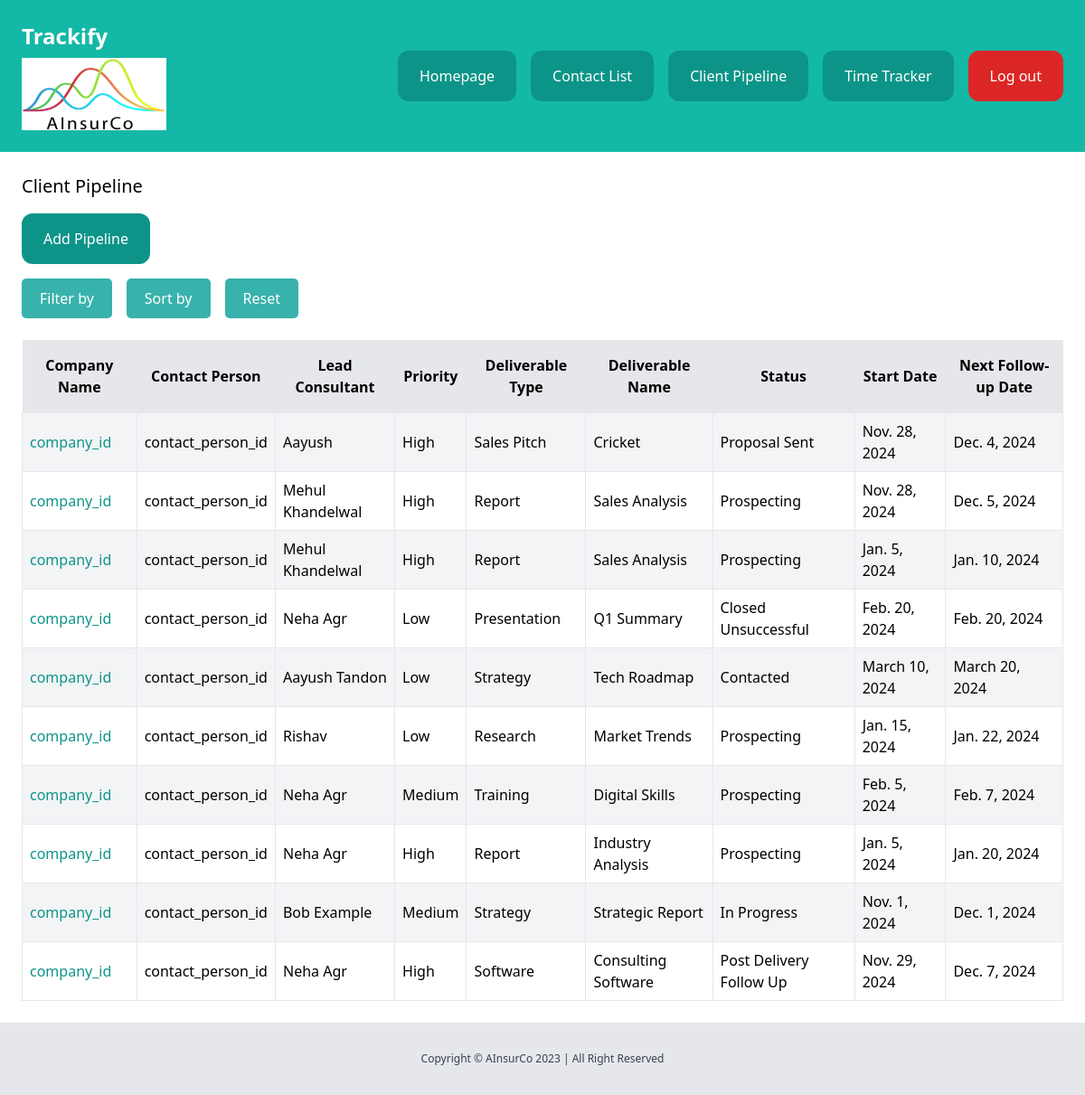
The page /dashboard/clients/ (signed in) on the database as committed earlier.
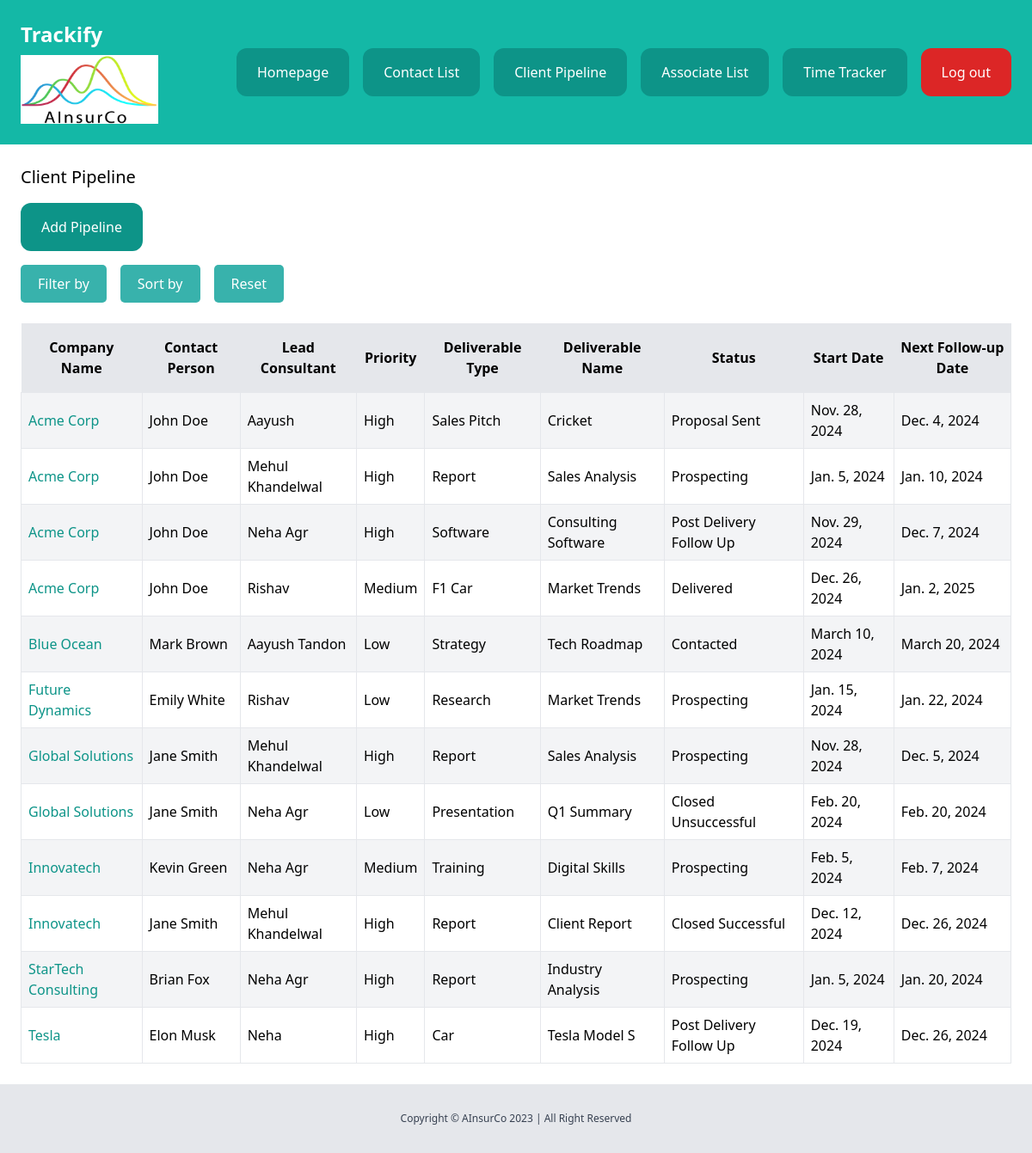
The same page on the database as committed later.
### client/models.py (models this page shows, shortened)
class CLient(models.Model):
    LOW = 'low'
    MEDIUM = 'medium'
    HIGH = 'high'
    CHOICES_PRIORITY = (
        (LOW, 'Low'),
        (MEDIUM, 'Medium'),
        (HIGH, 'High'),
    )
    INACTIVE = 'inactive'
    PROSPECTING = 'prospecting'
    CONTACTED = 'contacted'
    PROPOSAL_SENT = 'proposal_sent'
    ACTIVE = 'active'
    ON_HOLD = 'on_hold'
    DELIVERED = 'delivered'
    POST_DEL = 'post_delivery_follow_up'
    CLOSED_SUCCESSFUL = 'closed_successful'
    CLOSED_UNSUCCESSFUL = 'closed_unsuccessful'
    CHOICES_STATUS = (
        (INACTIVE, 'Inactive'),
        (PROSPECTING, 'Prospecting'),
        (CONTACTED, 'Contacted'),
        (PROPOSAL_SENT, 'Proposal Sent'),
        (ACTIVE, 'Active'),
        (ON_HOLD, 'On Hold'),
        (DELIVERED, 'Delivered'),
        (POST_DEL, 'Post Delivery Follow Up'),
        (CLOSED_SUCCESSFUL, 'Closed Successful'),
        (CLOSED_UNSUCCESSFUL, 'Closed Unsuccessful'),
    )
    company = models.CharField(max_length=255)
    contact_person = models.CharField(max_length=255)
    lead_consultant = models.CharField(max_length=255)
    priority = models.CharField(max_length=20, choices=CHOICES_PRIORITY, default=MEDIUM)
    deliverable_type = models.CharField(max_length=255)
    deliverable_name = models.CharField(max_length=255)
    status = models.CharField(max_length=30, choices=CHOICES_STATUS, default=INACTIVE)
    feedback = models.TextField(blank=True, null=True)
    start_date = models.DateField()
    next_followup = models.DateField()
    created_by = models.ForeignKey(User, related_name='clients', on_delete=models.CASCADE)

### client/views.py (the view)
# urls.py: path('', views.clients_list, name='clients_list'),
@login_required
def clients_list(request):
    clients = CLient.objects.all()
    companies = CLient.objects.values_list('company', flat=True).distinct()
    contact_people = CLient.objects.values_list('contact_person', flat=True).distinct()
    consultants = CLient.objects.values_list('lead_consultant', flat=True).distinct()
    priorities = CLient.objects.values_list('priority', flat=True).distinct()
    deliverable_types = CLient.objects.values_list('deliverable_type', flat=True).distinct()
    statuses = CLient.objects.values_list('status', flat=True).distinct()
    if 'company' in request.GET:
        clients = clients.filter(company=request.GET['company'])
    if 'contact_person' in request.GET:
        clients = clients.filter(contact_person=request.GET['contact_person'])
    if 'lead_consultant' in request.GET:
        clients = clients.filter(lead_consultant=request.GET['lead_consultant'])
    if 'priority' in request.GET:
        clients = clients.filter(priority=request.GET['priority'])
    if 'deliverable_type' in request.GET:
        clients = clients.filter(deliverable_type=request.GET['deliverable_type'])
    if 'status' in request.GET:
        clients = clients.filter(status=request.GET['status'])
    sort_by = request.GET.get('sort_by', 'company')
    clients = clients.order_by(sort_by)
    return render(request, 'client/clients_list.html', {
        'clients': clients,
        'companies': companies,
        'contact_people': contact_people,
        'consultants': consultants,
        'priorities': priorities,
        'deliverable_types': deliverable_types,
        'statuses': statuses,
    })

### core/context_processors.py (called while the page is built)
def is_cofounder(request):
    if request.user.is_authenticated:
        return {'is_cofounder': request.user.groups.filter(name="Co-Founders").exists()}
    return {'is_cofounder': False}

### client/templates/client/clients_list.html (shortened to what this page needs)
{% extends 'core/base.html' %}
{% load static %}
{% block content %}
<div class="py-6 px-6">
    <h1 class="mb-4 text-xl">Client Pipeline</h1>
    <a href="{% url 'add_client' %}" class="inline-block py-4 px-6 bg-teal-600 rounded-xl text-white">Add Pipeline</a>
    <div class="flex items-center space-x-4 mt-4 mb-6">
        <div class="relative dropdown">
            <button class="dropdown-button">Filter by</button>
        </div>
        <div class="relative dropdown">
            <button class="dropdown-button">Sort by</button>
        </div>
        <a href="{% url 'clients_list' %}" class="dropdown-button bg-teal-600">Reset</a>
    </div>
    <div class="mt-6">
        <table class="min-w-full bg-white">
            <thead>
                <tr>
                    <th class="py-4 px-2 bg-gray-200 font-semibold">Company Name</th>
                    <th class="py-4 px-2 bg-gray-200 font-semibold">Contact Person</th>
                    <th class="py-4 px-2 bg-gray-200 font-semibold">Lead Consultant</th>
                    <th class="py-4 px-2 bg-gray-200 font-semibold">Priority</th>
                    <th class="py-4 px-2 bg-gray-200 font-semibold">Deliverable Type</th>
                    <th class="py-4 px-2 bg-gray-200 font-semibold">Deliverable Name</th>
                    <th class="py-4 px-2 bg-gray-200 font-semibold">Status</th>
                    <th class="py-4 px-2 bg-gray-200 font-semibold">Start Date</th>
                    <th class="py-4 px-2 bg-gray-200 font-semibold">Next Follow-up Date</th>
                </tr>
            </thead>
            <tbody>
                {% for client in clients %}
                <tr class="{% cycle 'bg-gray-100' '' %}">
                    <td class="py-2 px-2 border">
                        <a href="{% url 'clients_edit' client.id %}" class="text-teal-600 hover:underline">{{ client.company }}</a>
                    </td>
                    <td class="py-2 px-2 border">{{ client.contact_person }}</td>
                    <td class="py-2 px-2 border">{{ client.lead_consultant }}</td>
                    <td class="py-2 px-2 border">{{ client.get_priority_display }}</td>
                    <td class="py-2 px-2 border">{{ client.deliverable_type }}</td>
                    <td class="py-2 px-2 border">{{ client.deliverable_name }}</td>
                    <td class="py-2 px-2 border">{{ client.get_status_display }}</td>
                    <td class="py-2 px-2 border">{{ client.start_date }}</td>
                    <td class="py-2 px-2 border">{{ client.next_followup }}</td>
                </tr>
                {% endfor %}
            </tbody>
        </table>
    </div>
</div>
{% endblock %}

Rows that differ between the two databases and show on the page:
removed CLient: company "company_id", contact_person "contact_person_id", lead_consultant "Bob Example", priority "Medium", deliverable_type "Strategy", deliverable_name "Strategic Report", status "In Progress", start_date "Nov. 1, 2024", next_followup "Dec. 1, 2024"
changed CLient "Aayush": company "company_id" → "Acme Corp"; contact_person "contact_person_id" → "John Doe"
changed CLient "Jan. 10, 2024": company "company_id" → "Acme Corp"; contact_person "contact_person_id" → "John Doe"
changed CLient "Software": company "company_id" → "Acme Corp"; contact_person "contact_person_id" → "John Doe"; moves up the list
added CLient: company "Acme Corp", contact_person "John Doe", lead_consultant "Rishav", priority "Medium", deliverable_type "F1 Car", deliverable_name "Market Trends", status "Delivered", start_date "Dec. 26, 2024", next_followup "Jan. 2, 2025"
changed CLient "Aayush Tandon": company "company_id" → "Blue Ocean"; contact_person "contact_person_id" → "Mark Brown"
changed CLient "Research": company "company_id" → "Future Dynamics"; contact_person "contact_person_id" → "Emily White"
changed CLient "Dec. 5, 2024": company "company_id" → "Global Solutions"; contact_person "contact_person_id" → "Jane Smith"; moves down the list
changed CLient "Presentation": company "company_id" → "Global Solutions"; contact_person "contact_person_id" → "Jane Smith"; moves down the list
changed CLient "Training": company "company_id" → "Innovatech"; contact_person "contact_person_id" → "Kevin Green"
added CLient: company "Innovatech", contact_person "Jane Smith", lead_consultant "Mehul Khandelwal", priority "High", deliverable_type "Report", deliverable_name "Client Report", status "Closed Successful", start_date "Dec. 12, 2024", next_followup "Dec. 26, 2024"
changed CLient "Industry Analysis": company "company_id" → "StarTech Consulting"; contact_person "contact_person_id" → "Brian Fox"
added CLient: company "Tesla", contact_person "Elon Musk", lead_consultant "Neha", priority "High", deliverable_type "Car", deliverable_name "Tesla Model S", status "Post Delivery Follow Up", start_date "Dec. 19, 2024", next_followup "Dec. 26, 2024"
Other text that changed with them:
text now shown: "Associate List"
